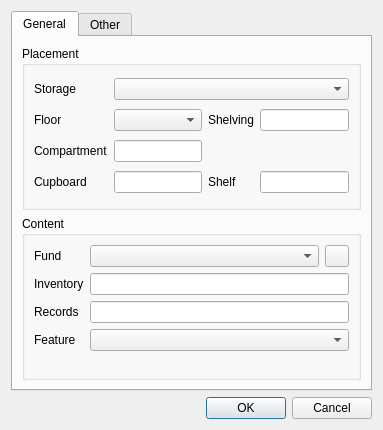
<?xml version="1.0" encoding="UTF-8"?>
<ui version="4.0">
 <class>MainFormDialog</class>
 <widget class="QDialog" name="MainFormDialog">
  <property name="geometry">
   <rect>
    <x>0</x>
    <y>0</y>
    <width>383</width>
    <height>430</height>
   </rect>
  </property>
  <property name="windowTitle">
   <string>Dialog</string>
  </property>
  <layout class="QVBoxLayout" name="verticalLayout">
   <item>
    <widget class="QTabWidget" name="tabWidget">
     <property name="currentIndex">
      <number>0</number>
     </property>
     <widget class="QWidget" name="tab">
      <attribute name="title">
       <string>General</string>
      </attribute>
      <layout class="QVBoxLayout" name="verticalLayout_2">
       <item>
        <widget class="QGroupBox" name="groupBox">
         <property name="title">
          <string>Placement</string>
         </property>
         <layout class="QGridLayout" name="gridLayout">
          <item row="2" column="0">
           <widget class="QLabel" name="label_3">
            <property name="text">
             <string>Compartment</string>
            </property>
           </widget>
          </item>
          <item row="2" column="1">
           <widget class="QLineEdit" name="lineEdit"/>
          </item>
          <item row="0" column="0">
           <widget class="QLabel" name="label">
            <property name="sizePolicy">
             <sizepolicy hsizetype="Preferred" vsizetype="Preferred">
              <horstretch>0</horstretch>
              <verstretch>0</verstretch>
             </sizepolicy>
            </property>
            <property name="text">
             <string>Storage</string>
            </property>
           </widget>
          </item>
          <item row="1" column="0">
           <widget class="QLabel" name="label_2">
            <property name="text">
             <string>Floor</string>
            </property>
           </widget>
          </item>
          <item row="0" column="1" colspan="3">
           <widget class="QComboBox" name="comboBox_2"/>
          </item>
          <item row="1" column="1">
           <widget class="QComboBox" name="comboBox"/>
          </item>
          <item row="3" column="0">
           <widget class="QLabel" name="label_5">
            <property name="text">
             <string>Cupboard</string>
            </property>
           </widget>
          </item>
          <item row="3" column="1">
           <widget class="QLineEdit" name="lineEdit_3"/>
          </item>
          <item row="3" column="2">
           <widget class="QLabel" name="label_6">
            <property name="text">
             <string>Shelf</string>
            </property>
           </widget>
          </item>
          <item row="3" column="3">
           <widget class="QLineEdit" name="lineEdit_4"/>
          </item>
          <item row="1" column="2">
           <widget class="QLabel" name="label_4">
            <property name="text">
             <string>Shelving</string>
            </property>
           </widget>
          </item>
          <item row="1" column="3">
           <widget class="QLineEdit" name="lineEdit_2"/>
          </item>
         </layout>
        </widget>
       </item>
       <item>
        <widget class="QGroupBox" name="groupBox_2">
         <property name="title">
          <string>Content</string>
         </property>
         <layout class="QFormLayout" name="formLayout">
          <item row="0" column="0">
           <widget class="QLabel" name="label_7">
            <property name="text">
             <string>Fund</string>
            </property>
           </widget>
          </item>
          <item row="0" column="1">
           <layout class="QHBoxLayout" name="horizontalLayout">
            <item>
             <widget class="QComboBox" name="comboBox_3">
              <property name="minimumSize">
               <size>
                <width>0</width>
                <height>0</height>
               </size>
              </property>
              <property name="maximumSize">
               <size>
                <width>16777215</width>
                <height>16777215</height>
               </size>
              </property>
             </widget>
            </item>
            <item>
             <widget class="QPushButton" name="pushButton">
              <property name="maximumSize">
               <size>
                <width>24</width>
                <height>16777215</height>
               </size>
              </property>
              <property name="text">
               <string/>
              </property>
             </widget>
            </item>
           </layout>
          </item>
          <item row="1" column="0">
           <widget class="QLabel" name="label_8">
            <property name="text">
             <string>Inventory</string>
            </property>
           </widget>
          </item>
          <item row="1" column="1">
           <widget class="QLineEdit" name="lineEdit_5">
            <property name="maximumSize">
             <size>
              <width>16777215</width>
              <height>16777215</height>
             </size>
            </property>
           </widget>
          </item>
          <item row="2" column="0">
           <widget class="QLabel" name="label_9">
            <property name="text">
             <string>Records</string>
            </property>
           </widget>
          </item>
          <item row="2" column="1">
           <widget class="QLineEdit" name="lineEdit_6">
            <property name="maximumSize">
             <size>
              <width>16777215</width>
              <height>16777215</height>
             </size>
            </property>
           </widget>
          </item>
          <item row="3" column="0">
           <widget class="QLabel" name="label_10">
            <property name="text">
             <string>Feature</string>
            </property>
           </widget>
          </item>
          <item row="3" column="1">
           <widget class="QComboBox" name="comboBox_4">
            <property name="maximumSize">
             <size>
              <width>16777215</width>
              <height>16777215</height>
             </size>
            </property>
           </widget>
          </item>
         </layout>
        </widget>
       </item>
      </layout>
     </widget>
     <widget class="QWidget" name="tab_2">
      <attribute name="title">
       <string>Other</string>
      </attribute>
      <layout class="QVBoxLayout" name="verticalLayout_3">
       <item>
        <widget class="QGroupBox" name="groupBox_3">
         <property name="title">
          <string>Note</string>
         </property>
         <layout class="QVBoxLayout" name="verticalLayout_4">
          <property name="leftMargin">
           <number>0</number>
          </property>
          <property name="topMargin">
           <number>0</number>
          </property>
          <property name="rightMargin">
           <number>0</number>
          </property>
          <property name="bottomMargin">
           <number>0</number>
          </property>
          <item>
           <widget class="QTextEdit" name="textEdit"/>
          </item>
         </layout>
        </widget>
       </item>
      </layout>
     </widget>
    </widget>
   </item>
   <item>
    <widget class="QDialogButtonBox" name="buttonBox">
     <property name="orientation">
      <enum>Qt::Horizontal</enum>
     </property>
     <property name="standardButtons">
      <set>QDialogButtonBox::Cancel|QDialogButtonBox::Ok</set>
     </property>
    </widget>
   </item>
  </layout>
 </widget>
 <resources/>
 <connections>
  <connection>
   <sender>buttonBox</sender>
   <signal>accepted()</signal>
   <receiver>MainFormDialog</receiver>
   <slot>accept()</slot>
   <hints>
    <hint type="sourcelabel">
     <x>248</x>
     <y>254</y>
    </hint>
    <hint type="destinationlabel">
     <x>157</x>
     <y>274</y>
    </hint>
   </hints>
  </connection>
  <connection>
   <sender>buttonBox</sender>
   <signal>rejected()</signal>
   <receiver>MainFormDialog</receiver>
   <slot>reject()</slot>
   <hints>
    <hint type="sourcelabel">
     <x>316</x>
     <y>260</y>
    </hint>
    <hint type="destinationlabel">
     <x>286</x>
     <y>274</y>
    </hint>
   </hints>
  </connection>
 </connections>
</ui>
